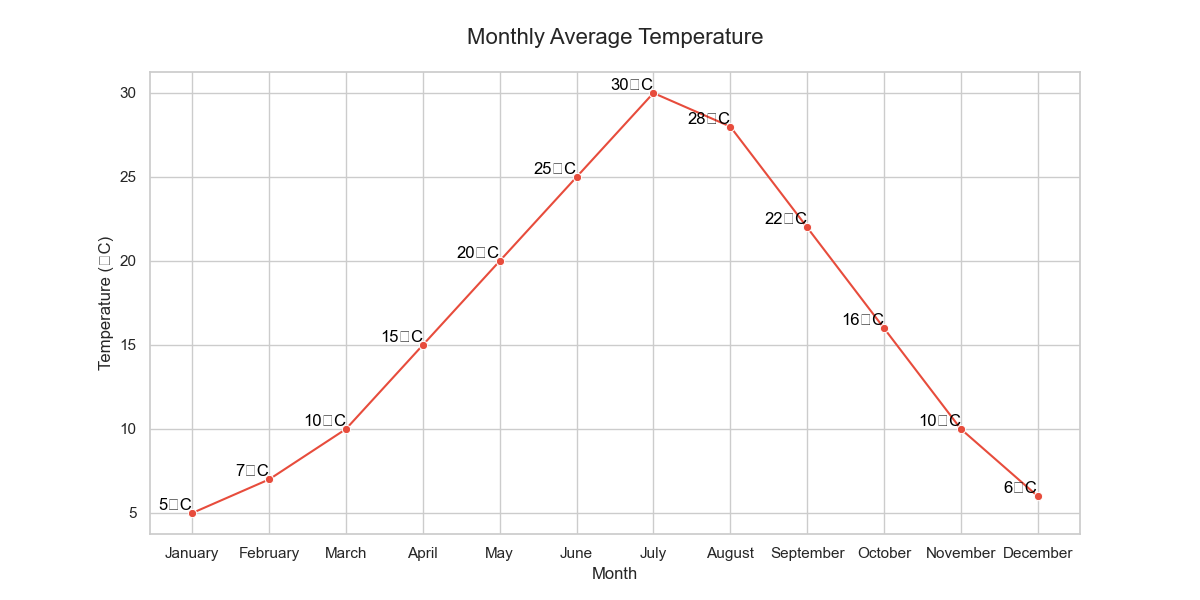

Generate this figure with Python:

import seaborn as sns
import pandas as pd
import matplotlib.pyplot as plt

# Data
data = {
    'Month': ['January', 'February', 'March', 'April', 'May', 'June',
              'July', 'August', 'September', 'October', 'November', 'December'],
    'Average_Temperature': [5, 7, 10, 15, 20, 25, 30, 28, 22, 16, 10, 6]
}

# Create DataFrame
df = pd.DataFrame(data)

# Set the order of the months
df['Month'] = pd.Categorical(df['Month'], categories=[
    'January', 'February', 'March', 'April',
    'May', 'June', 'July', 'August', 'September',
    'October', 'November', 'December'], ordered=True)

# Plot the data
plt.figure(figsize=(12, 6))
ax = sns.lineplot(x='Month', y='Average_Temperature', data=df, 
                  marker='o', color='#E74C3C')

# Annotations and labels
for x, y in zip(df['Month'], df['Average_Temperature']):
    ax.text(x, y, f'{y}°C', color='black', ha='right', va='bottom')

# Customize appearance
ax.set_title('Monthly Average Temperature', fontsize=16, pad=20)
ax.set_xlabel('Month')
ax.set_ylabel('Temperature (°C)')
sns.set_style('whitegrid')

plt.show()
